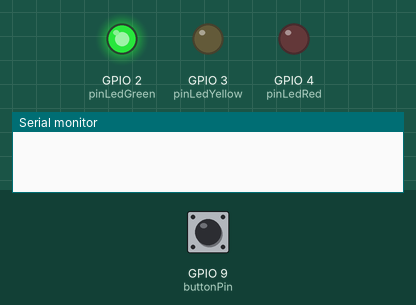
This sketch was run on a simulated ESP32-S3. On the bench: output pins drawn as LEDs (lit = HIGH), the last lines printed to the serial monitor. The test bench sets the inputs (shaded band); at power-on: GPIO 9 (buttonPin) HIGH.

Above: at 1.2 s.
1.3 s: GPIO 9 (buttonPin) pulled LOW for 0.15 s
At 3.7 s:
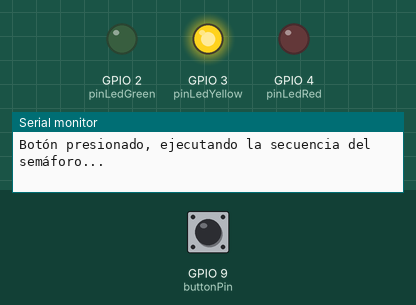
4.4 s: GPIO 9 (buttonPin) pulled LOW for 3.2 s
At 7.4 s:
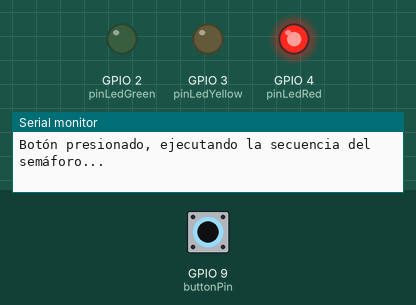
9.1 s: GPIO 9 (buttonPin) pulled LOW for 1 s
At 9.55 s:
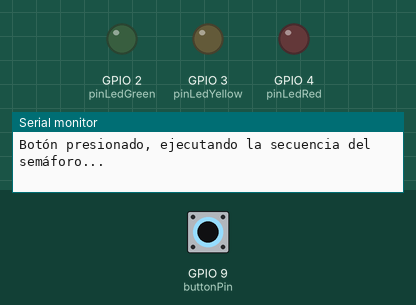
Timing chart, 0 to 13.4 s (numbered marks = the images above; inputs shaded):
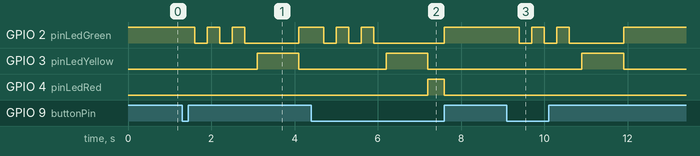

The sketch:

semaforo.ino
```cpp
// Pines de los LEDs
const int pinLedGreen = 2;
const int pinLedYellow = 3;
const int pinLedRed = 4;

// Pin del botón
const int buttonPin = 9; // ESP32 conectado al pin del botón


int estadoDelBoton;  // Estado actual del botón

void setup() {
  Serial.begin(9600);                // Inicializar serial
  pinMode(buttonPin, INPUT_PULLUP);   // Configurar pin del botón en modo pull-up
  pinMode(pinLedGreen, OUTPUT);
  digitalWrite(pinLedGreen, HIGH);    // Mantener el LED verde encendido por defecto

  pinMode(pinLedYellow, OUTPUT);
  digitalWrite(pinLedYellow, LOW);

  pinMode(pinLedRed, OUTPUT);
  digitalWrite(pinLedRed, LOW);
}

void loop() {
  // Leer el estado actual del botón
  estadoDelBoton = digitalRead(buttonPin);

  // Si el botón está presionado (LOW)
  if (estadoDelBoton == LOW) {
    Serial.println("Botón presionado, ejecutando la secuencia del semáforo...");

    // Hacer parpadear el LED verde 3 veces
    for (int i = 0; i < 3; i++) {
      digitalWrite(pinLedGreen, HIGH); // Encender verde
      delay(300);                      // Pausa de 300 ms
      digitalWrite(pinLedGreen, LOW);  // Apagar verde
      delay(300);                      // Pausa de 300 ms
    }

    // Cambiar al LED amarillo
    digitalWrite(pinLedGreen, LOW);
    digitalWrite(pinLedYellow, HIGH);
    delay(1000);                       // Esperar 1 segundos en amarillo

    // Cambiar al LED rojo y mantenerlo encendido mientras el botón esté presionado
    digitalWrite(pinLedYellow, LOW);
    digitalWrite(pinLedRed, HIGH);

    // Mantenerse en rojo mientras el botón siga presionado
    while (digitalRead(buttonPin) == LOW) {
      // Aquí el semáforo se mantiene en rojo hasta que el botón sea liberado
      delay(100);
    }

    // Cuando el botón es liberado, apagar el LED rojo y volver al verde
    digitalWrite(pinLedRed, LOW);
  }

  // Siempre mantener el LED verde encendido si el botón no está presionado
  digitalWrite(pinLedGreen, HIGH);
}
```

Measured:
- after the input at 1.3 s, GPIO 2 (pinLedGreen): goes LOW 0.30 s, HIGH 0.30 s, LOW 0.30 s, HIGH 0.30 s, LOW 1.3 s, then HIGH, starting after 0.30 s; GPIO 3 (pinLedYellow): LOW → HIGH after 1.8 s, → LOW 1.0 s later
- after the input at 4.4 s, GPIO 2 (pinLedGreen): goes LOW 0.30 s, HIGH 0.30 s, LOW 0.30 s, HIGH 0.30 s, LOW 1.7 s, then HIGH, starting after 0.30 s; GPIO 3 (pinLedYellow): LOW → HIGH after 1.8 s, → LOW 1.0 s later; GPIO 4 (pinLedRed): LOW → HIGH after 2.8 s, → LOW 0.40 s later
- after the input at 9.1 s, GPIO 2 (pinLedGreen): goes LOW 0.30 s, HIGH 0.30 s, LOW 0.30 s, HIGH 0.30 s, LOW 1.3 s, then HIGH, starting after 0.30 s; GPIO 3 (pinLedYellow): LOW → HIGH after 1.8 s, → LOW 1.0 s later
